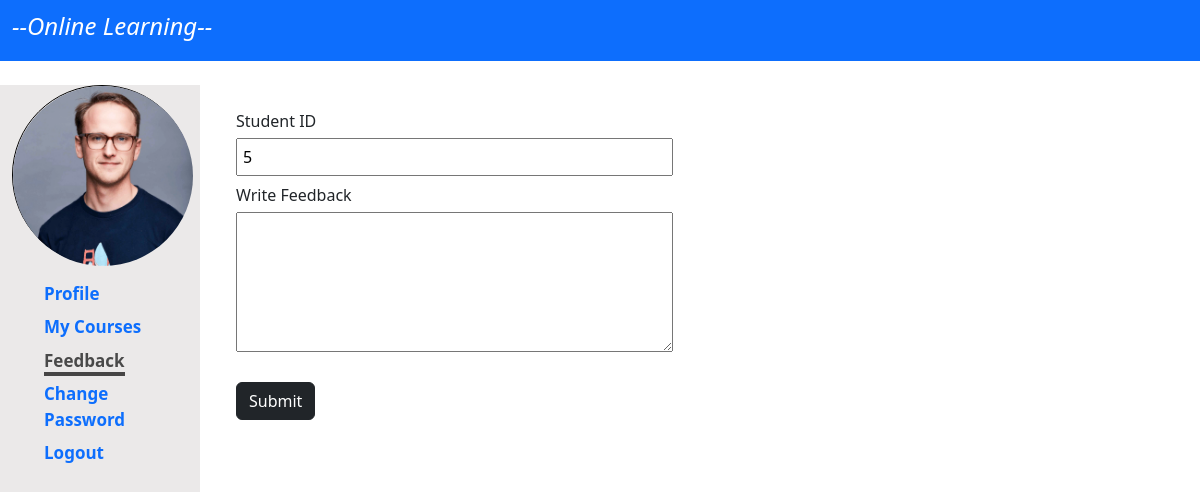
Page /students/stu_feedback.php (signed in) on the committed database.
### tables this page shows
CREATE TABLE `students` (
  `id` int(11) NOT NULL,
  `name` varchar(155) NOT NULL,
  `email` varchar(255) NOT NULL,
  `password` varchar(255) NOT NULL,
  `occupation` text NOT NULL,
  `stu_image` text NOT NULL
);

### students/stu_feedback.php (the view, shortened to what this page needs)
<?php
include("../database/connection.php");
if(!isset($_SESSION['email'])){
 echo "<script>location.href='../index.php'</script>";
}else{
?>
<!DOCTYPE html>
<html lang="en">
<head>
         <link href="https://cdn.jsdelivr.net/npm/bootstrap@5.3.3/dist/css/bootstrap.min.css" rel="stylesheet">
         <link rel="stylesheet" href="https://cdnjs.cloudflare.com/ajax/libs/font-awesome/6.7.1/css/all.min.css" />
        <link rel="stylesheet" href="student.css">
</head>
<body>
<div class="container-fluid bg-primary text-white p-2">
        <h4 class="p-1"><i>--Online Learning--</i></h4>
    </div>
  <div class="container-fluid mt-4">
     <div class="row">
         <?php
          $sql = "SELECT * FROM students WHERE email = '{$_SESSION["email"]}'";
          $result= mysqli_query($conn, $sql);
          $row = mysqli_fetch_assoc($result);
          ?>
        <div class="col-md-2 side_nav">
           <div class="prof_img">
            <img src="<?php if(isset($row['stu_image'])){ echo $row['stu_image'];}?>" alt="">
            </div>
          <ul>
            <li class="pt-3"><a href="stu_profile.php" class="">Profile</a></li>
            <li class="pt-2"><a href="stu_course.php" class="">My Courses</a></li>
            <li class="pt-2"><a href="stu_feedback.php" class="active_link">Feedback</a></li>
            <li class="pt-2"><a href="stu_chng_pass.php" class="">Change Password</a></li>
           <li class="pt-2"><a href="../logout.php" class="">Logout</a>  </li>
          </ul>
        </div>
        <div class="col-md-8">
        <form class="m-4" method="post">
              <label for="">Student ID</label>
              <br>
              <input type="text" name="stu_id" value="<?php echo $row['id']?>" readonly>
              <br>
              <label for="">Write Feedback</label>
              <br>
              <textarea name="f_content" id=""></textarea>
              <br><br>
              <button type="submit" name="feedback" class="btn btn-dark">Submit</button>
         </form>
        </div>
     </div>
  </div>
</body>
</html>
<?php } ?>

### students/student.css (style rules this page uses)
* { margin: 0; padding: 0; list-style-type: none; }
.side_nav { background-color: rgb(235, 233, 233); height: 100vh; }
ul li { font-size: 17px; font-weight: bold; }
a { text-decoration: none; }
.active_link { color: rgb(73, 73, 73); border-bottom: 4px solid rgb(70, 69, 69); }
.prof_img { width: 180px; height: 180px; border-radius: 50%; border: 1px solid black; }
.prof_img img { width: 180px; height: 180px; border-radius: 50%; }
label { font-size: 16px; padding-bottom: 5px; }
input { padding: 5px; width: 60%; margin-bottom: 7px; }
textarea { width: 60%; height: 140px; }

### rows in the picture
students: stu_image (picture), stu_id "5"
